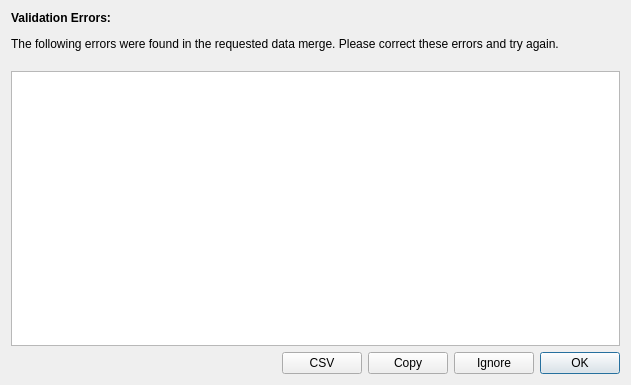
<?xml version="1.0" encoding="UTF-8"?>
<ui version="4.0">
 <class>FeatureErrorDialog</class>
 <widget class="QDialog" name="FeatureErrorDialog">
  <property name="geometry">
   <rect>
    <x>0</x>
    <y>0</y>
    <width>631</width>
    <height>385</height>
   </rect>
  </property>
  <property name="windowTitle">
   <string>Feature Validation Errors</string>
  </property>
  <layout class="QVBoxLayout" name="verticalLayout">
   <item>
    <widget class="QLabel" name="label">
     <property name="text">
      <string>&lt;html&gt;&lt;head/&gt;&lt;body&gt;&lt;p&gt;&lt;span style=&quot; font-weight:600;&quot;&gt;Validation Errors:&lt;/span&gt;&lt;/p&gt;&lt;p&gt;The following errors were found in the requested data merge. Please correct these errors and try again.&lt;br/&gt;&lt;/p&gt;&lt;/body&gt;&lt;/html&gt;</string>
     </property>
     <property name="wordWrap">
      <bool>true</bool>
     </property>
    </widget>
   </item>
   <item>
    <widget class="QTableView" name="errorTable"/>
   </item>
   <item>
    <layout class="QHBoxLayout" name="horizontalLayout">
     <item>
      <spacer name="horizontalSpacer">
       <property name="orientation">
        <enum>Qt::Horizontal</enum>
       </property>
       <property name="sizeHint" stdset="0">
        <size>
         <width>40</width>
         <height>20</height>
        </size>
       </property>
      </spacer>
     </item>
     <item>
      <widget class="QPushButton" name="csvButton">
       <property name="text">
        <string>CSV</string>
       </property>
      </widget>
     </item>
     <item>
      <widget class="QPushButton" name="copyButton">
       <property name="text">
        <string>Copy</string>
       </property>
      </widget>
     </item>
     <item>
      <widget class="QPushButton" name="ignoreButton">
       <property name="enabled">
        <bool>true</bool>
       </property>
       <property name="text">
        <string>Ignore</string>
       </property>
      </widget>
     </item>
     <item>
      <widget class="QPushButton" name="okButton">
       <property name="text">
        <string>OK</string>
       </property>
       <property name="default">
        <bool>true</bool>
       </property>
      </widget>
     </item>
    </layout>
   </item>
  </layout>
 </widget>
 <tabstops>
  <tabstop>errorTable</tabstop>
  <tabstop>okButton</tabstop>
  <tabstop>ignoreButton</tabstop>
  <tabstop>copyButton</tabstop>
  <tabstop>csvButton</tabstop>
 </tabstops>
 <resources/>
 <connections/>
</ui>
